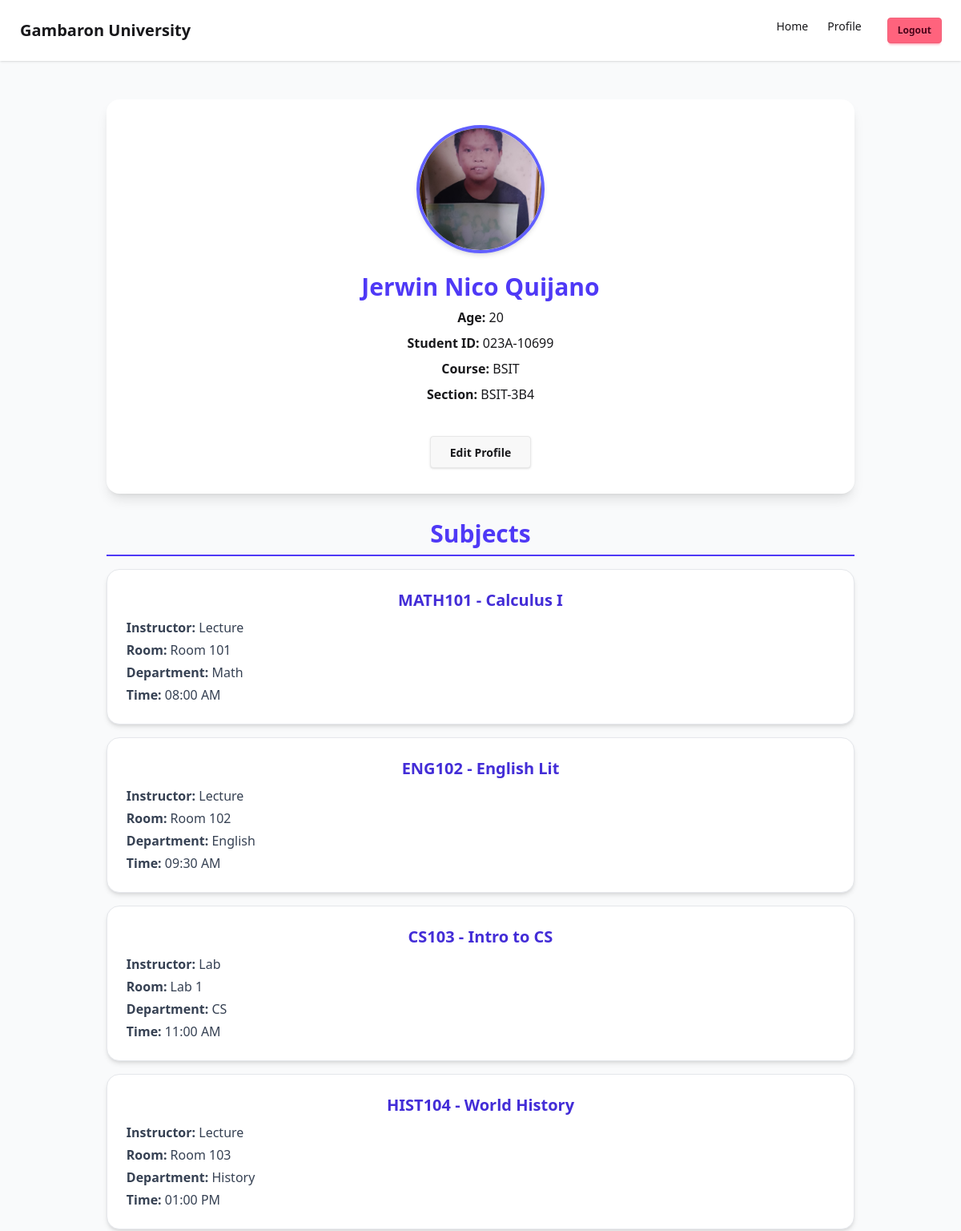
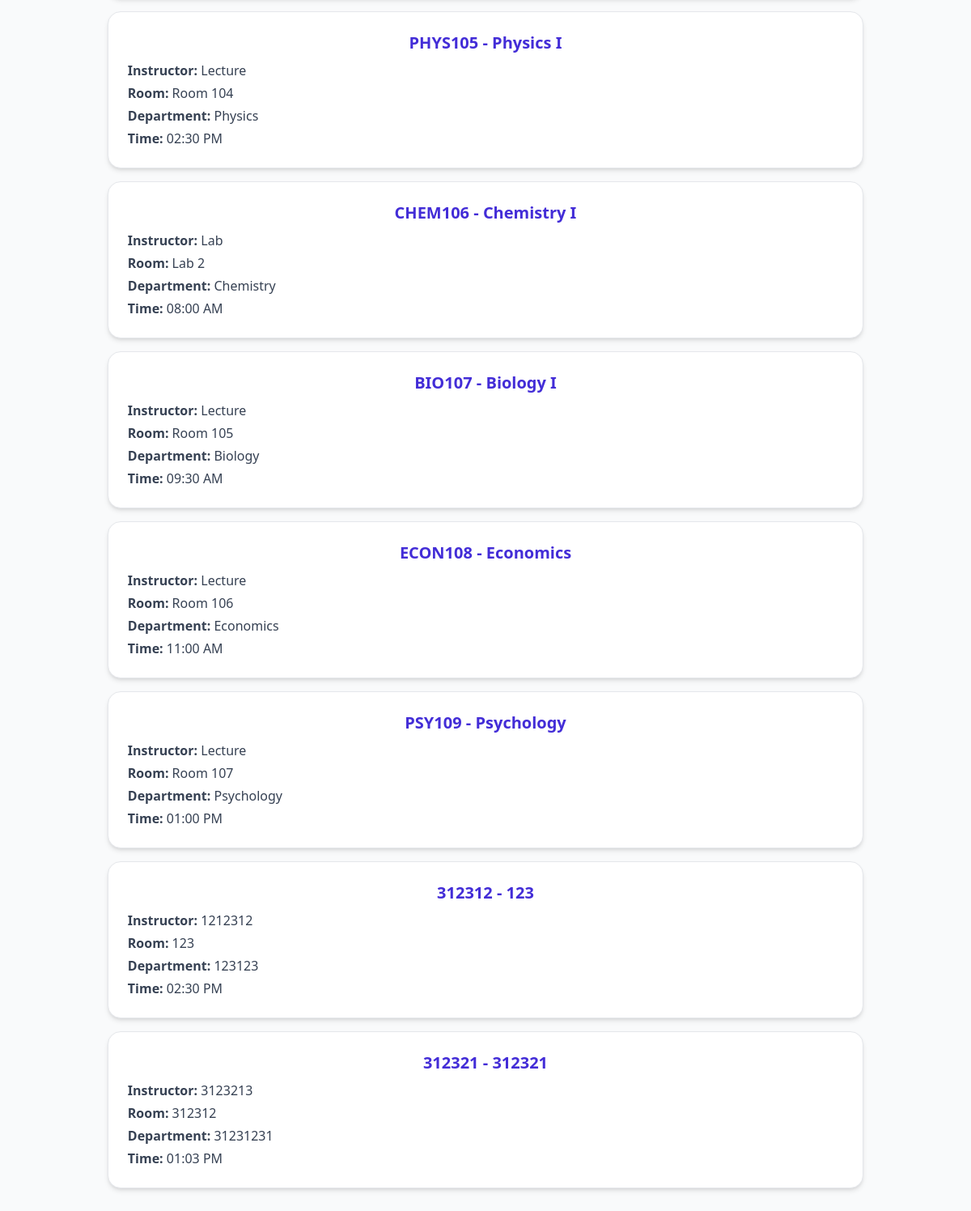
/profile/2/ (signed in), run on the app's committed database (2 pictures, top to bottom).
### online_enrollment/models.py (models this page shows, shortened)
class Students(models.Model):
    user = models.ForeignKey(User, on_delete=models.CASCADE)
    user_profile = models.ImageField(upload_to='images/')
    first_name = models.CharField(max_length=100)
    last_name = models.CharField(max_length=100)
    age = models.IntegerField()
    course = models.CharField(max_length=100)
    section = models.CharField(max_length=100)
    student_id = models.CharField(max_length=20)

class Subjects(models.Model):
    subject_code = models.CharField(max_length=100)
    subject_name = models.CharField(max_length=100)
    instruction = models.CharField(max_length=100)
    room = models.CharField(max_length=100)
    department = models.CharField(max_length=100)
    time = models.TimeField()  # make sure this exists

### online_enrollment/views.py (the view)
# urls.py: path('profile/<int:pk>/', views.ProfileView, name="profile"),
def ProfileView(request, pk):
    if not request.user.is_authenticated:
        return redirect('login')
    try:
        user_profile_data = Students.objects.get(user__pk=pk)
        subjects = Subjects.objects.all()
    except Students.DoesNotExist:
        user_profile_data = None
    return render(request, 'common/profile.html', {
        "user_data": user_profile_data,
        "subjects": subjects
    })

### online_enrollment/templates/common/profile.html (shortened to what this page needs)
{% extends "base.html" %}
{% block content %}
<section class="min-h-screen bg-gray-50 py-12 px-4 flex flex-col items-center space-y-8">
    {% if user_data %}
    <div class="w-full lg:w-4/5 bg-white rounded-2xl shadow-lg p-8 flex flex-col items-center space-y-6">
        {% if user_data.user_profile %}
        <img src="{{ user_data.user_profile.url }}" alt="Profile Image"
             class="w-32 h-32 md:w-40 md:h-40 rounded-full object-cover border-4 border-indigo-500 shadow-md hover:scale-105 transition-transform duration-300">
        {% else %}
        <div class="w-32 h-32 md:w-40 md:h-40 rounded-full bg-gray-200 flex items-center justify-center text-gray-400 text-xl md:text-2xl shadow-inner">
            No Image
        </div>
        {% endif %}
        <div class="text-center space-y-2">
            <h1 class="text-2xl md:text-3xl font-bold text-indigo-600">{{ user_data.first_name }} {{ user_data.last_name }}</h1>
            <p><span class="font-semibold">Age:</span> {{ user_data.age }}</p>
            <p><span class="font-semibold">Student ID:</span> {{ user_data.student_id }}</p>
            <p><span class="font-semibold">Course:</span> {{ user_data.course }}</p>
            <p><span class="font-semibold">Section:</span> {{ user_data.section }}</p>
        </div>
        <a href="{% url 'update_student' user.pk %}" class="btn btn-indigo mt-4 px-6 py-2 font-semibold shadow hover:scale-105 transition-transform duration-200">
            Edit Profile
        </a>
    </div>
    <div class="w-full lg:w-4/5 flex flex-col space-y-4">
        <h2 class="text-2xl md:text-3xl font-bold text-indigo-600 border-b-2 border-indigo-600 pb-2 text-center">Subjects</h2>
        {% if subjects %}
        {% for subject in subjects %}
        <div class="bg-white rounded-2xl shadow-md p-6 border border-gray-200 hover:shadow-lg hover:scale-105 transition-transform duration-300">
            <h3 class="text-lg md:text-xl font-bold text-indigo-700 mb-2 text-center">{{ subject.subject_code }} - {{ subject.subject_name }}</h3>
            <ul class="space-y-1 text-gray-700 text-sm md:text-base">
                <li><span class="font-semibold">Instructor:</span> {{ subject.instruction }}</li>
                <li><span class="font-semibold">Room:</span> {{ subject.room }}</li>
                <li><span class="font-semibold">Department:</span> {{ subject.department }}</li>
                <li><span class="font-semibold">Time:</span> {{ subject.time|time:"h:i A" }}</li>
            </ul>
        </div>
        {% endfor %}
        {% else %}
        <p class="text-center text-gray-400 mt-4">No subjects available.</p>
        {% endif %}
    </div>
    {% endif %}
</section>
{% endblock %}

### data on the page
Students: user_profile (picture), first_name "Jerwin Nico", last_name "Quijano", age "20", student_id "023A-10699", course "BSIT", section "BSIT-3B4"
Subjects: subject_code "MATH101", subject_name "Calculus I", instruction "Lecture", room "Room 101", department "Math", time "08:00 AM"
Subjects: subject_code "ENG102", subject_name "English Lit", instruction "Lecture", room "Room 102", department "English", time "09:30 AM"
Subjects: subject_code "CS103", subject_name "Intro to CS", instruction "Lab", room "Lab 1", department "CS", time "11:00 AM"
Subjects: subject_code "HIST104", subject_name "World History", instruction "Lecture", room "Room 103", department "History", time "01:00 PM"
Subjects: subject_code "PHYS105", subject_name "Physics I", instruction "Lecture", room "Room 104", department "Physics", time "02:30 PM"
Subjects: subject_code "CHEM106", subject_name "Chemistry I", instruction "Lab", room "Lab 2", department "Chemistry", time "08:00 AM"
Subjects: subject_code "BIO107", subject_name "Biology I", instruction "Lecture", room "Room 105", department "Biology", time "09:30 AM"
Subjects: subject_code "ECON108", subject_name "Economics", instruction "Lecture", room "Room 106", department "Economics", time "11:00 AM"
Subjects: subject_code "PSY109", subject_name "Psychology", instruction "Lecture", room "Room 107", department "Psychology", time "01:00 PM"
Subjects: subject_code "312312", subject_name "123", instruction "1212312", room "123", department "123123", time "02:30 PM"
Subjects: subject_code "312321", subject_name "312321", instruction "3123213", room "312312", department "31231231", time "01:03 PM"
